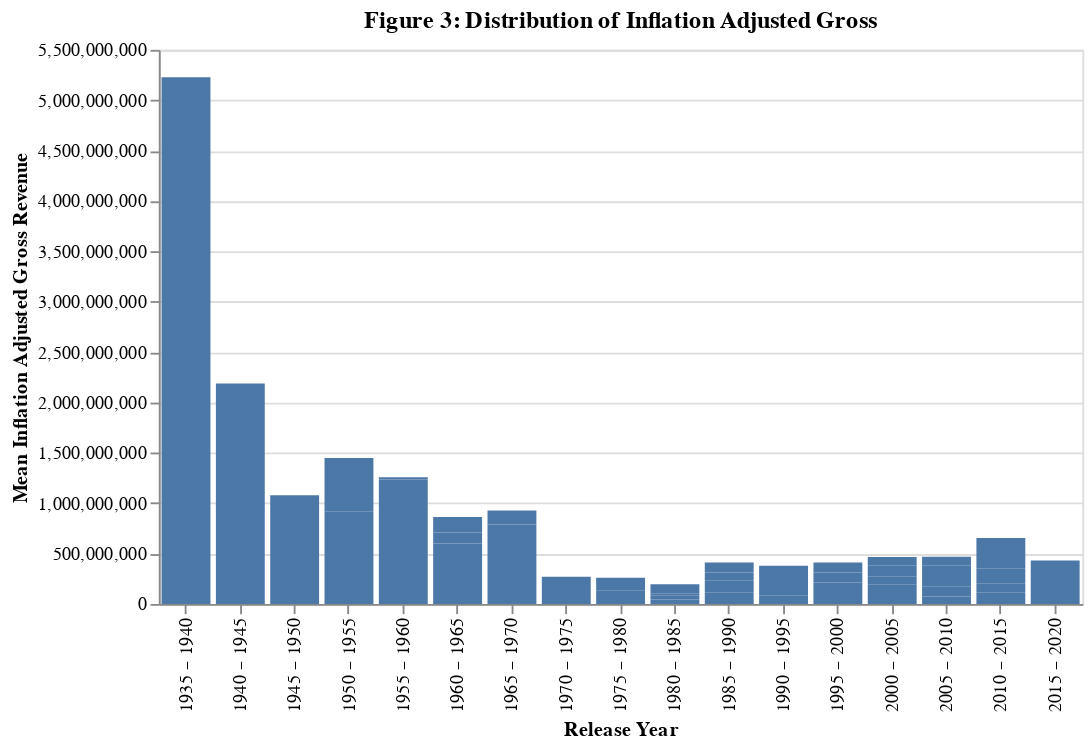

Here is the notebook cell this chart was saved with:
### Code cell
inflation_gross_plot = alt.Chart(disney_years, width=500, height=300).mark_bar().encode(
    x=alt.X('year:N', title="Release Year", bin=alt.Bin(maxbins=20)), 
    y=alt.Y('inflation_adjusted_gross:Q', title="Mean Inflation Adjusted Gross Revenue") 
).properties(title="Figure 3: Distribution of Inflation Adjusted Gross")
inflation_gross_plot

### Figure 1 — Vega-Lite specification as saved in the notebook (floating-point values rounded to 4 significant figures)
{"config": {"view": {"continuousWidth": 400, "continuousHeight": 300}}, "data": {"name": "data-01113f1d2947c95731f3fa20faa1cd2a"}, "mark": "bar", "encoding": {"x": {"type": "nominal", "bin": {"maxbins": 20}, "field": "year", "title": "Release Year"}, "y": {"type": "quantitative", "field": "inflation_adjusted_gross", "title": "Mean Inflation Adjusted Gross Revenue"}}, "height": 300, "title": "Figure 3: Distribution of Inflation Adjusted Gross", "width": 500, "$schema": "https://vega.github.io/schema/vega-lite/v4.8.1.json", "datasets": {"data-01113f1d2947c95731f3fa20faa1cd2a": [{"year": 1937, "total_gross": 184900000.0, "inflation_adjusted_gross": 5229000000.0}, {"year": 1940, "total_gross": 83810000.0, "inflation_adjusted_gross": 2188000000.0}, {"year": 1946, "total_gross": 65000000.0, "inflation_adjusted_gross": 1079000000.0}, {"year": 1950, "total_gross": 85000000.0, "inflation_adjusted_gross": 920600000.0}, {"year": 1954, "total_gross": 28200000.0, "inflation_adjusted_gross": 528300000.0}, {"year": 1955, "total_gross": 93600000.0, "inflation_adjusted_gross": 1236000000.0}, {"year": 1959, "total_gross": 9465000.0, "inflation_adjusted_gross": 21510000.0}, {"year": 1961, "total_gross": 62870000.0, "inflation_adjusted_gross": 599300000.0}, {"year": 1962, "total_gross": 9231000.0, "inflation_adjusted_gross": 109600000.0}, {"year": 1963, "total_gross": 22180000.0, "inflation_adjusted_gross": 153900000.0}, {"year": 1967, "total_gross": 141800000.0, "inflation_adjusted_gross": 789600000.0}, {"year": 1968, "total_gross": 21540000.0, "inflation_adjusted_gross": 138600000.0}, {"year": 1970, "total_gross": 37140000.0, "inflation_adjusted_gross": 178200000.0}, {"year": 1971, "total_gross": 17870000.0, "inflation_adjusted_gross": 91310000.0}, {"year": 1975, "total_gross": 31920000.0, "inflation_adjusted_gross": 131200000.0}, {"year": 1977, "total_gross": 37360000.0, "inflation_adjusted_gross": 128900000.0}, {"year": 1981, "total_gross": 14630000.0, "inflation_adjusted_gross": 44370000.0}, {"year": 1982, "total_gross": 12870000.0, "inflation_adjusted_gross": 36910000.0}, {"year": 1983, "total_gross": 9708000.0, "inflation_adjusted_gross": 25140000.0}, {"year": 1984, "total_gross": 35500000.0, "inflation_adjusted_gross": 89070000.0}, {"year": 1985, "total_gross": 12160000.0, "inflation_adjusted_gross": 28850000.0}, {"year": 1986, "total_gross": 36360000.0, "inflation_adjusted_gross": 82500000.0}, {"year": 1987, "total_gross": 56020000.0, "inflation_adjusted_gross": 118700000.0}, {"year": 1988, "total_gross": 39930000.0, "inflation_adjusted_gross": 82240000.0}, {"year": 1989, "total_gross": 47770000.0, "inflation_adjusted_gross": 99800000.0}, {"year": 1990, "total_gross": 40920000.0, "inflation_adjusted_gross": 81760000.0}, {"year": 1991, "total_gross": 40440000.0, "inflation_adjusted_gross": 76320000.0}, {"year": 1992, "total_gross": 44430000.0, "inflation_adjusted_gross": 90280000.0}, {"year": 1993, "total_gross": 28780000.0, "inflation_adjusted_gross": 58540000.0}, {"year": 1994, "total_gross": 37580000.0, "inflation_adjusted_gross": 73640000.0}, {"year": 1995, "total_gross": 35370000.0, "inflation_adjusted_gross": 68390000.0}, {"year": 1996, "total_gross": 42000000.0, "inflation_adjusted_gross": 79900000.0}, {"year": 1997, "total_gross": 34940000.0, "inflation_adjusted_gross": 64120000.0}, {"year": 1998, "total_gross": 55880000.0, "inflation_adjusted_gross": 99500000.0}, {"year": 1999, "total_gross": 60000000.0, "inflation_adjusted_gross": 99060000.0}, {"year": 2000, "total_gross": 57840000.0, "inflation_adjusted_gross": 90090000.0}, {"year": 2001, "total_gross": 67770000.0, "inflation_adjusted_gross": 99690000.0}, {"year": 2002, "total_gross": 55200000.0, "inflation_adjusted_gross": 80030000.0}, {"year": 2003, "total_gross": 82320000.0, "inflation_adjusted_gross": 114300000.0}, {"year": 2004, "total_gross": 60940000.0, "inflation_adjusted_gross": 82640000.0}, {"year": 2005, "total_gross": 57100000.0, "inflation_adjusted_gross": 74940000.0}, {"year": 2006, "total_gross": 75120000.0, "inflation_adjusted_gross": 96570000.0}, {"year": 2007, "total_gross": 102600000.0, "inflation_adjusted_gross": 125500000.0}, {"year": 2008, "total_gross": 74480000.0, "inflation_adjusted_gross": 87340000.0}, {"year": 2009, "total_gross": 75950000.0, "inflation_adjusted_gross": 84990000.0}, {"year": 2010, "total_gross": 108500000.0, "inflation_adjusted_gross": 115900000.0}, {"year": 2011, "total_gross": 78800000.0, "inflation_adjusted_gross": 83760000.0}, {"year": 2012, "total_gross": 145300000.0, "inflation_adjusted_gross": 153800000.0}, {"year": 2013, "total_gross": 165600000.0, "inflation_adjusted_gross": 171600000.0}, {"year": 2014, "total_gross": 126200000.0, "inflation_adjusted_gross": 130100000.0}, {"year": 2015, "total_gross": 226900000.0, "inflation_adjusted_gross": 226900000.0}, {"year": 2016, "total_gross": 205200000.0, "inflation_adjusted_gross": 205200000.0}]}}
